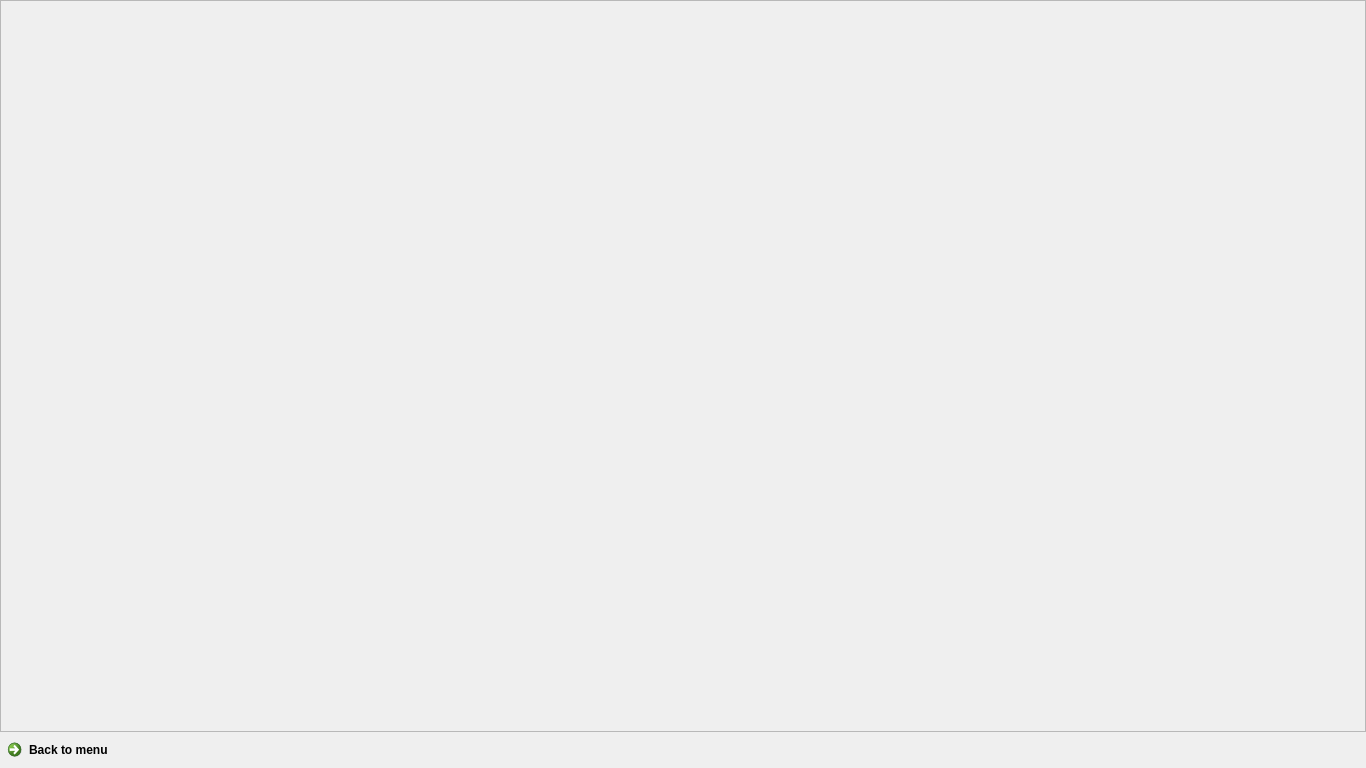
<?xml version="1.0" encoding="UTF-8"?>
<ui version="4.0">
 <class>CHowToPlayWindow</class>
 <widget class="QWidget" name="CHowToPlayWindow">
  <property name="geometry">
   <rect>
    <x>0</x>
    <y>0</y>
    <width>1366</width>
    <height>768</height>
   </rect>
  </property>
  <property name="windowTitle">
   <string>CHowToPlayWindow</string>
  </property>
  <layout class="QVBoxLayout" name="verticalLayout_2">
   <property name="spacing">
    <number>0</number>
   </property>
   <property name="leftMargin">
    <number>0</number>
   </property>
   <property name="topMargin">
    <number>0</number>
   </property>
   <property name="rightMargin">
    <number>0</number>
   </property>
   <property name="bottomMargin">
    <number>0</number>
   </property>
   <item>
    <widget class="QScrollArea" name="scrollArea">
     <property name="horizontalScrollBarPolicy">
      <enum>Qt::ScrollBarAlwaysOff</enum>
     </property>
     <property name="sizeAdjustPolicy">
      <enum>QAbstractScrollArea::AdjustToContents</enum>
     </property>
     <property name="widgetResizable">
      <bool>true</bool>
     </property>
     <widget class="QWidget" name="scrollAreaWidgetContents">
      <property name="enabled">
       <bool>true</bool>
      </property>
      <property name="geometry">
       <rect>
        <x>0</x>
        <y>0</y>
        <width>1347</width>
        <height>2808</height>
       </rect>
      </property>
      <property name="sizePolicy">
       <sizepolicy hsizetype="Ignored" vsizetype="Preferred">
        <horstretch>0</horstretch>
        <verstretch>0</verstretch>
       </sizepolicy>
      </property>
      <layout class="QVBoxLayout" name="verticalLayout">
       <property name="spacing">
        <number>0</number>
       </property>
       <property name="leftMargin">
        <number>0</number>
       </property>
       <property name="topMargin">
        <number>0</number>
       </property>
       <property name="rightMargin">
        <number>0</number>
       </property>
       <property name="bottomMargin">
        <number>0</number>
       </property>
       <item>
        <widget class="QLabel" name="page0">
         <property name="sizePolicy">
          <sizepolicy hsizetype="Expanding" vsizetype="Expanding">
           <horstretch>0</horstretch>
           <verstretch>0</verstretch>
          </sizepolicy>
         </property>
         <property name="pixmap">
          <pixmap resource="../pandemic.qrc">:/manual/img/preview_instrukcja0.jpg</pixmap>
         </property>
         <property name="scaledContents">
          <bool>false</bool>
         </property>
        </widget>
       </item>
       <item>
        <widget class="QLabel" name="page1">
         <property name="sizePolicy">
          <sizepolicy hsizetype="Expanding" vsizetype="Expanding">
           <horstretch>0</horstretch>
           <verstretch>0</verstretch>
          </sizepolicy>
         </property>
         <property name="pixmap">
          <pixmap resource="../pandemic.qrc">:/manual/img/preview_instrukcja1.jpg</pixmap>
         </property>
         <property name="scaledContents">
          <bool>false</bool>
         </property>
        </widget>
       </item>
       <item>
        <widget class="QLabel" name="page2">
         <property name="sizePolicy">
          <sizepolicy hsizetype="Expanding" vsizetype="Expanding">
           <horstretch>0</horstretch>
           <verstretch>0</verstretch>
          </sizepolicy>
         </property>
         <property name="pixmap">
          <pixmap resource="../pandemic.qrc">:/manual/img/preview_instrukcja2.jpg</pixmap>
         </property>
         <property name="scaledContents">
          <bool>false</bool>
         </property>
        </widget>
       </item>
       <item>
        <widget class="QLabel" name="page3">
         <property name="sizePolicy">
          <sizepolicy hsizetype="Expanding" vsizetype="Expanding">
           <horstretch>0</horstretch>
           <verstretch>0</verstretch>
          </sizepolicy>
         </property>
         <property name="pixmap">
          <pixmap resource="../pandemic.qrc">:/manual/img/preview_instrukcja3.jpg</pixmap>
         </property>
         <property name="scaledContents">
          <bool>false</bool>
         </property>
        </widget>
       </item>
       <item>
        <widget class="QLabel" name="page4">
         <property name="sizePolicy">
          <sizepolicy hsizetype="Expanding" vsizetype="Expanding">
           <horstretch>0</horstretch>
           <verstretch>0</verstretch>
          </sizepolicy>
         </property>
         <property name="text">
          <string/>
         </property>
         <property name="pixmap">
          <pixmap resource="../pandemic.qrc">:/manual/img/preview_instrukcja4.jpg</pixmap>
         </property>
         <property name="scaledContents">
          <bool>false</bool>
         </property>
        </widget>
       </item>
       <item>
        <widget class="QLabel" name="page5">
         <property name="sizePolicy">
          <sizepolicy hsizetype="Expanding" vsizetype="Expanding">
           <horstretch>0</horstretch>
           <verstretch>0</verstretch>
          </sizepolicy>
         </property>
         <property name="pixmap">
          <pixmap resource="../pandemic.qrc">:/manual/img/preview_instrukcja5.jpg</pixmap>
         </property>
         <property name="scaledContents">
          <bool>false</bool>
         </property>
        </widget>
       </item>
       <item>
        <widget class="QLabel" name="page6">
         <property name="sizePolicy">
          <sizepolicy hsizetype="Expanding" vsizetype="Expanding">
           <horstretch>0</horstretch>
           <verstretch>0</verstretch>
          </sizepolicy>
         </property>
         <property name="pixmap">
          <pixmap resource="../pandemic.qrc">:/manual/img/preview_instrukcja6.jpg</pixmap>
         </property>
         <property name="scaledContents">
          <bool>false</bool>
         </property>
        </widget>
       </item>
       <item>
        <widget class="QLabel" name="page7">
         <property name="sizePolicy">
          <sizepolicy hsizetype="Expanding" vsizetype="Expanding">
           <horstretch>0</horstretch>
           <verstretch>0</verstretch>
          </sizepolicy>
         </property>
         <property name="pixmap">
          <pixmap resource="../pandemic.qrc">:/manual/img/preview_instrukcja7.jpg</pixmap>
         </property>
         <property name="scaledContents">
          <bool>false</bool>
         </property>
        </widget>
       </item>
      </layout>
     </widget>
    </widget>
   </item>
   <item>
    <widget class="QCommandLinkButton" name="backBtn">
     <property name="text">
      <string>Back to menu</string>
     </property>
    </widget>
   </item>
  </layout>
 </widget>
 <layoutdefault spacing="6" margin="11"/>
 <resources>
  <include location="../pandemic.qrc"/>
 </resources>
 <connections/>
</ui>
